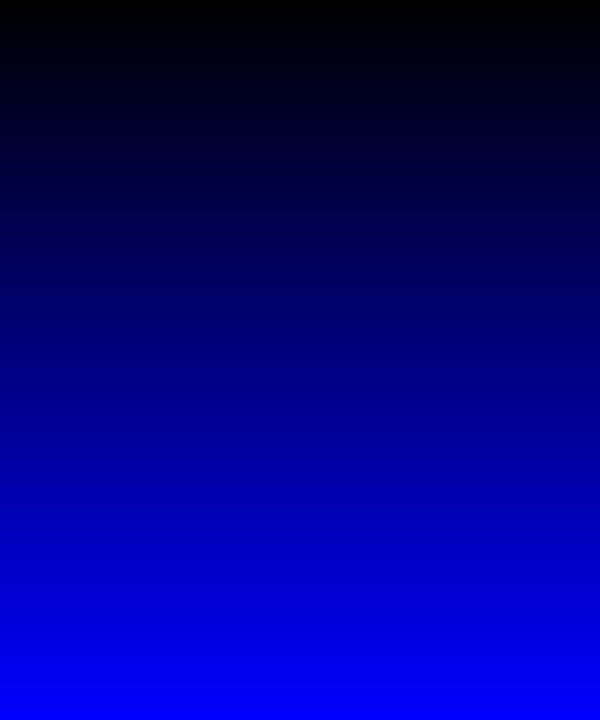
Frame 1 (no input)
Frame 60 (the mouse pressed at the canvas centre just before this capture): identical to frame 1, image omitted
Frame 120 (the mouse held since frame 60 and released just before this capture): identical to frame 1, image omitted

The Processing sketch that drew this single still picture (run headless with seeded random() and noise(); from frame 60 on, the mouse is pressed at the canvas centre):

// Processing sketch: degrade_Azul
// ── degrade_Azul.pde
void setup(){

  size(600,720);

}

void draw(){

  for(int i=0;i<255;i++){
    fill(0,0,i);
    stroke(0,0,i);
    rect(0,(height/255.0)*i,width,(height/255.0));
    //line(0,i,width,i);
  
  }


}
